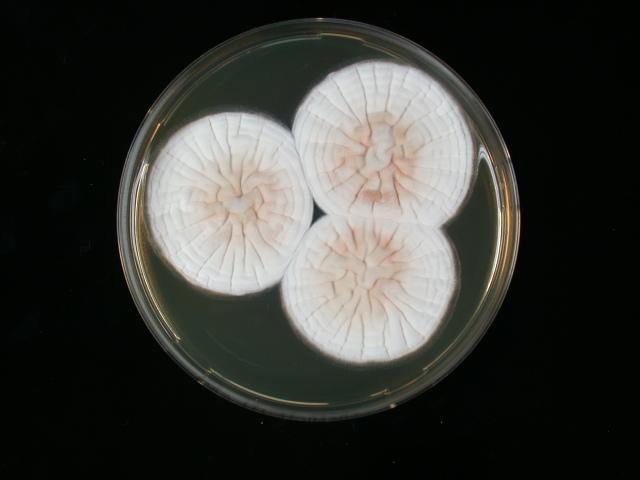
#> input picture new_data/YES/ob/Eupenicillium crustaceum_T479 YES ob.JPG, 1280 x 960 px (shown at 1/2 size)
$ python -i preprocessing.py   (imports and definitions only)
#> lines starting #> are read from the running program, lines starting #| are printed output that depends on the picture; after the words box and inside, x2 and y2 are one past the last pixel; in counts of white or black regions, pixels touching at a corner belong together
#> further down, picture is the input picture: shape (960, 1280, 3); mean B, G, R 54.5, 59.1, 57.9
from email.mime import image
from gettext import find
from hmac import new
from re import S
from matplotlib.pylab import f
from scipy.ndimage import gaussian_filter
from scipy.signal import find_peaks
import matplotlib.pyplot as plt
import os

import cv2
from matplotlib.pyplot import show
import numpy as np
from sklearn.cluster import KMeans


# [4 lines left out: function get_path, not called in this run]


def show_image(img, width=800):
    resized_img = cv2.resize(img, (1200,  800))

    while True:
        cv2.imshow('image', resized_img)
        key = cv2.waitKey(1) & 0xFF
        if key == ord('q') or cv2.getWindowProperty('image', cv2.WND_PROP_VISIBLE) < 1:
            break
    cv2.destroyAllWindows()


# [31 lines left out: functions determine_line, preprocess, draw_point, draw_circle, not called in this run]


def draw_contour(img, contour):
    cv2.drawContours(img, [contour], -1, (0, 255, 0), 3)


def determine_petri_dish(img):
    # tính histogram

    hist = cv2.calcHist([img], [0], None, [256], [0, 256])
#> hist = 256 values, max 188948 at index 1, min 1 at index 254, mean 4800
    hist = np.squeeze(hist)
    smooth_hist = gaussian_filter(hist, sigma=2)
#> smooth_hist = 256 values, max 138202.1 at index 0, min 11.06 at index 245, mean 4800
    peeks, _ = find_peaks(-smooth_hist, prominence=10, width=10)
#> peeks = [17, 117]
    threshold_value = peeks[0] - 5
#> threshold_value = 12
    # plt.plot(smooth_hist)
    # plt.plot(peeks, smooth_hist[peeks], "x")
    # plt.show()
    img = cv2.threshold(img, threshold_value, 255, cv2.THRESH_BINARY)[1]
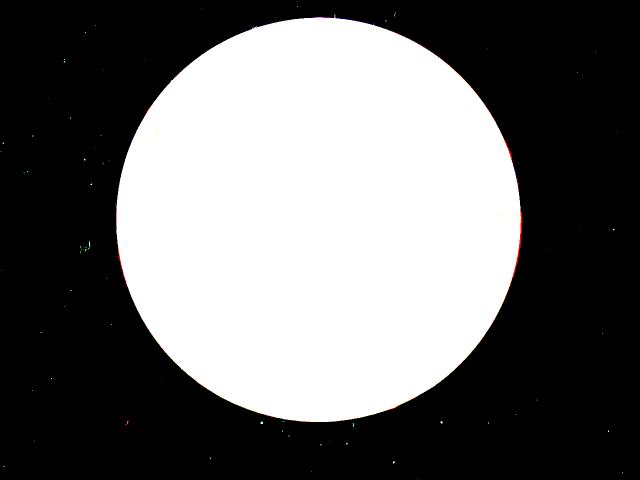
#> img: shape (960, 1280, 3) (shown at 1/2 size); mean of channels 0, 1, 2 106.7, 106.7, 106.9; drawn as B, G, R
    img = cv2.Canny(img, 90, 200)
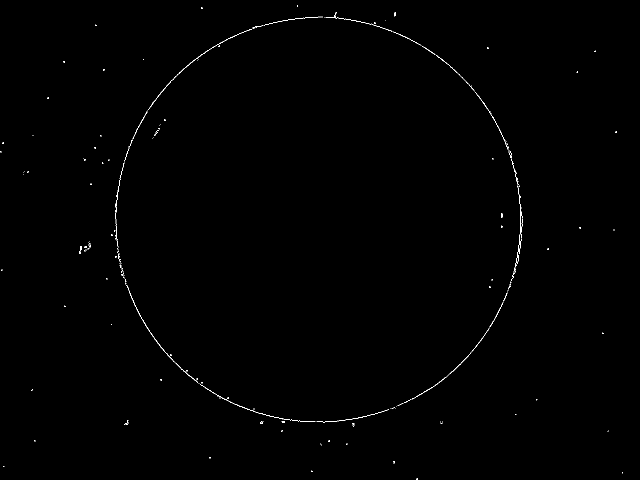
#> img: shape (960, 1280) (shown at 1/2 size); 0.29% white in thin lines or dots
    show_image(img)
#> in show_image, `resized_img = cv2.resize(img, (1200,  800))`:
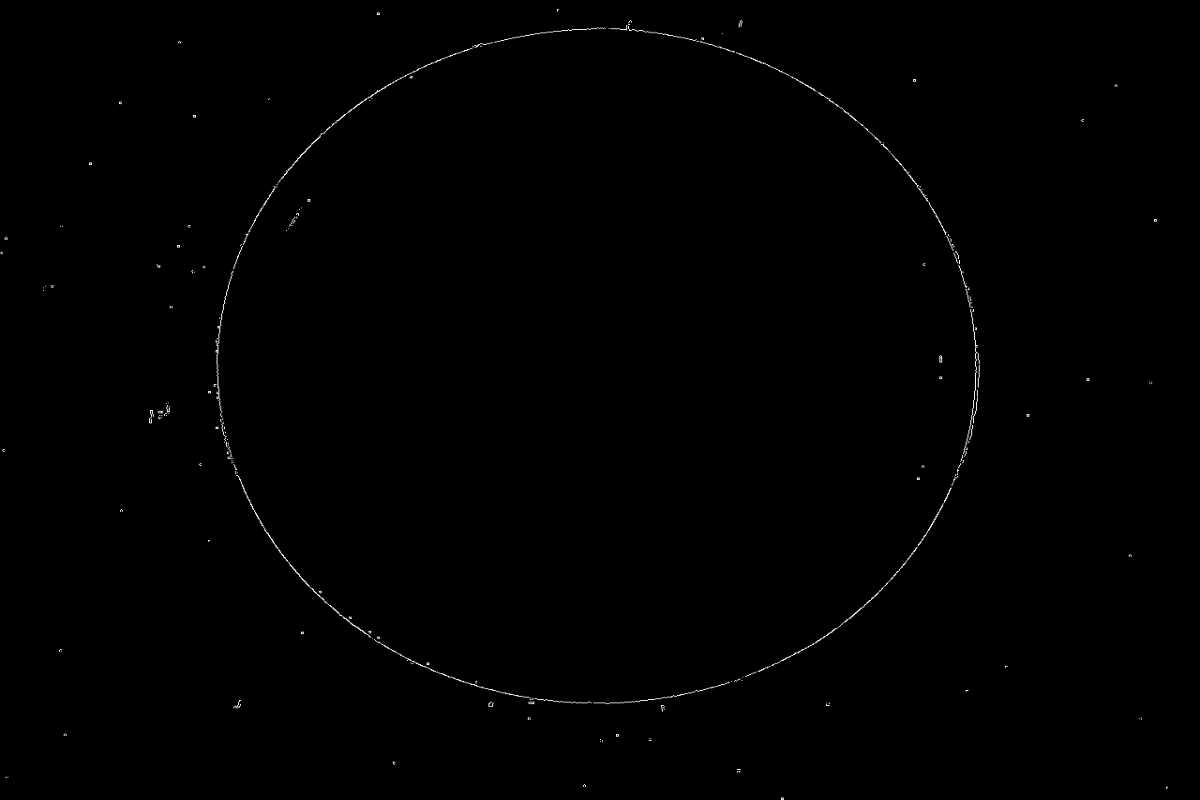
#> resized_img: shape (800, 1200); min 0, max 254, mean 0.7
#> (key q is pressed here)
    contours, hierarchy = cv2.findContours(
        img, cv2.RETR_EXTERNAL, cv2.CHAIN_APPROX_TC89_L1)
#> contours = 217 contours, 210 with area under 20; largest, box (x1, y1, x2, y2) and area: (252, 570, 396, 765) 112, (296, 58, 504, 220) 108, (823, 656, 979, 799) 104, (950, 184, 1010, 282) 48, (399, 767, 566, 838) 30, (872, 110, 921, 151) 26, (979, 604, 1007, 655) 24
    largest_contour = max(contours, key=cv2.contourArea)
#> largest_contour = contour of 109 points, box (x1, y1, x2, y2) (252, 570, 396, 765), area 112
    return largest_contour


# [392 lines left out: functions kmeans_clustering, determine_center_petri_dish, determine_colony, circle_intersection, extract_colony, histogram_distance and 1 more, not called in this run]

# CYA: 20, 27
# DG18: 3, 15, 56
# MEA: 26, 43, 54
# YES: 0, 6, 24, 41, 42, 44, 54


# [2 lines not run here, left out]

>>> import cv2
>>> picture = cv2.imread('new_data/YES/ob/Eupenicillium crustaceum_T479 YES ob.JPG')
>>> result = determine_petri_dish(picture)
#> result has the same summary as largest_contour in determine_petri_dish

$ run again, on new_data/YES/ob/discolor_T175 YES ob.jpg
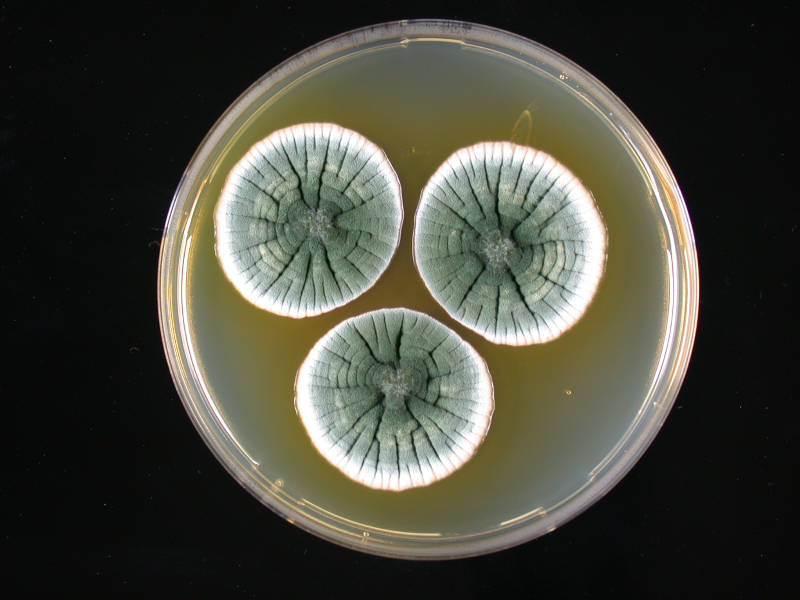
#> input picture new_data/YES/ob/discolor_T175 YES ob.jpg, 1600 x 1200 px (shown at 1/2 size)
#> picture is the input picture: shape (1200, 1600, 3); mean B, G, R 59.6, 70.8, 70.3
#> hist = 256 values, max 127752 at index 10, min 796 at index 0, mean 7500
#> smooth_hist = 256 values, max 106951.7 at index 10, min 1108.5 at index 25, mean 7500
#> peeks = [25, 63, 219]
#> threshold_value = 20
#> in determine_petri_dish, `img = cv2.Canny(img, 90, 200)`:
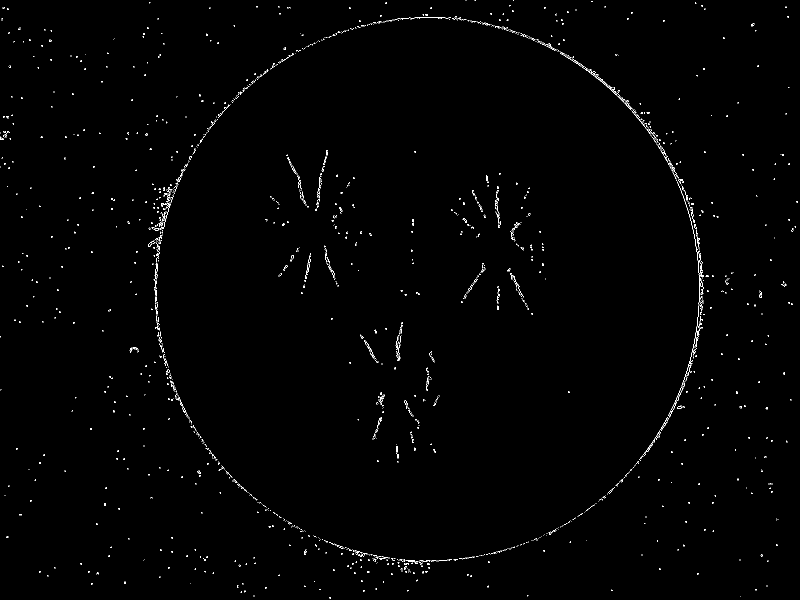
#> img: shape (1200, 1600) (shown at 1/2 size); 0.64% white in thin lines or dots
#> in show_image, `resized_img = cv2.resize(img, (1200,  800))`:
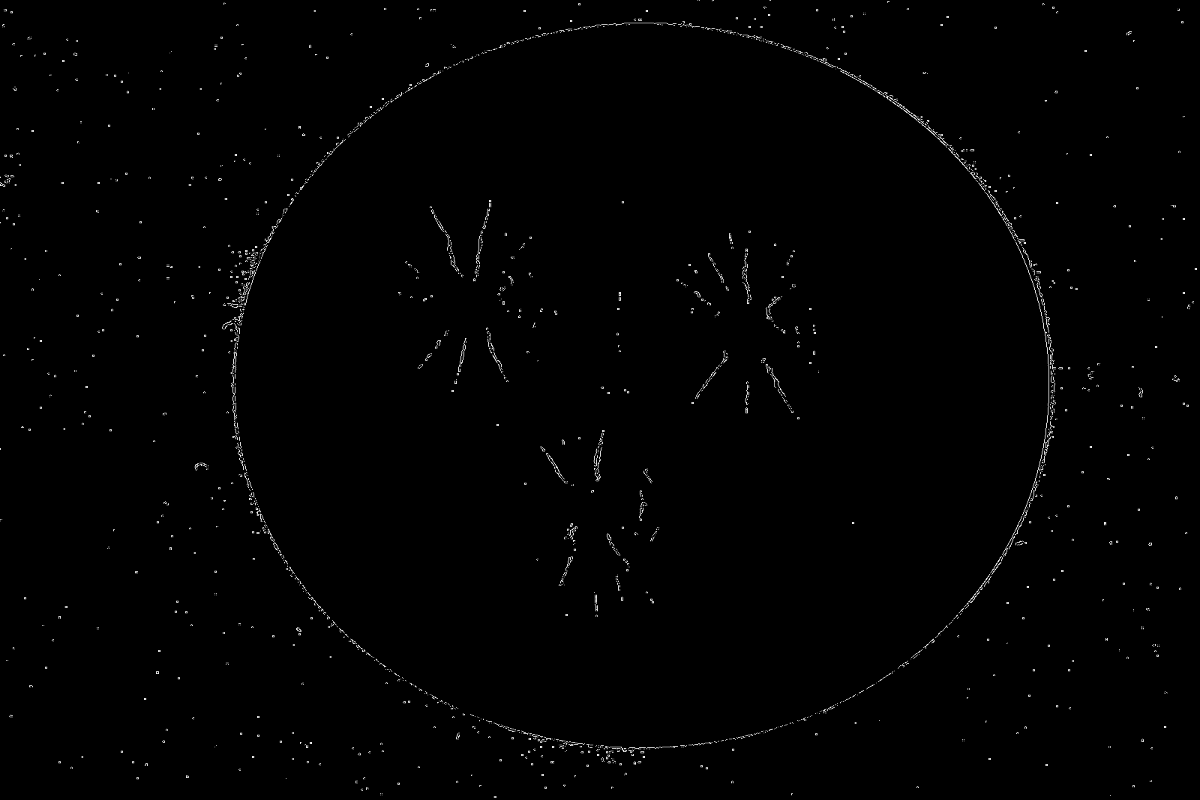
#> resized_img: shape (800, 1200); min 0, max 255, mean 1.6
#> contours = 2072 contours, 2065 with area under 20; largest, box (x1, y1, x2, y2) and area: (1181, 142, 1262, 220) 146, (1291, 861, 1320, 904) 31, (1393, 655, 1401, 677) 30, (1264, 222, 1293, 258) 30, (1250, 203, 1266, 219) 28, (925, 437, 934, 446) 27, (436, 209, 461, 236) 26
#> largest_contour = contour of 57 points, box (x1, y1, x2, y2) (1181, 142, 1262, 220), area 146
#> result has the same summary as largest_contour in determine_petri_dish

$ run again, on new_data/YES/ob/entromorphobium_T193 YES ob.jpg
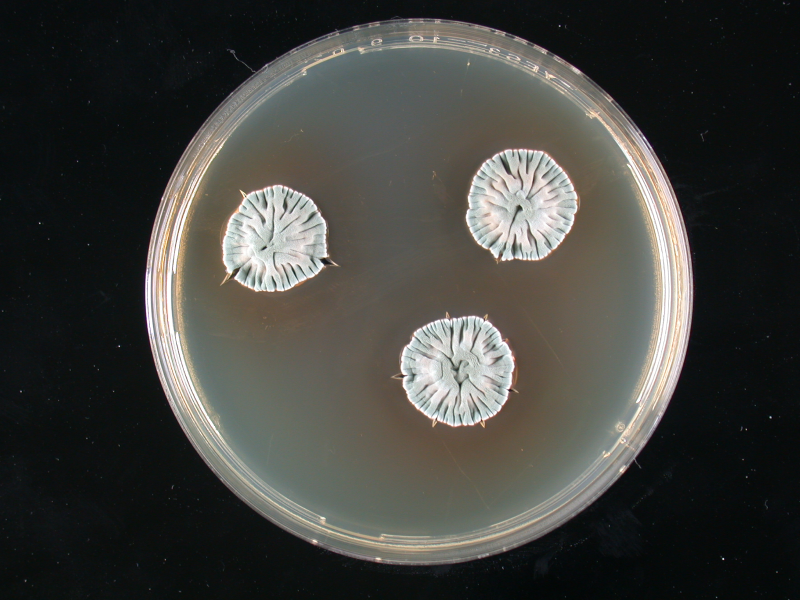
#> input picture new_data/YES/ob/entromorphobium_T193 YES ob.jpg, 1600 x 1200 px (shown at 1/2 size)
#> picture is the input picture: shape (1200, 1600, 3); mean B, G, R 62.8, 67, 66.9
#> hist = 256 values, max 114356 at index 14, min 12 at index 1, mean 7500
#> smooth_hist = 256 values, max 97466.4 at index 15, min 121 at index 0, mean 7500
#> peeks = [48, 178, 245]
#> threshold_value = 43
#> in determine_petri_dish, `img = cv2.Canny(img, 90, 200)`:
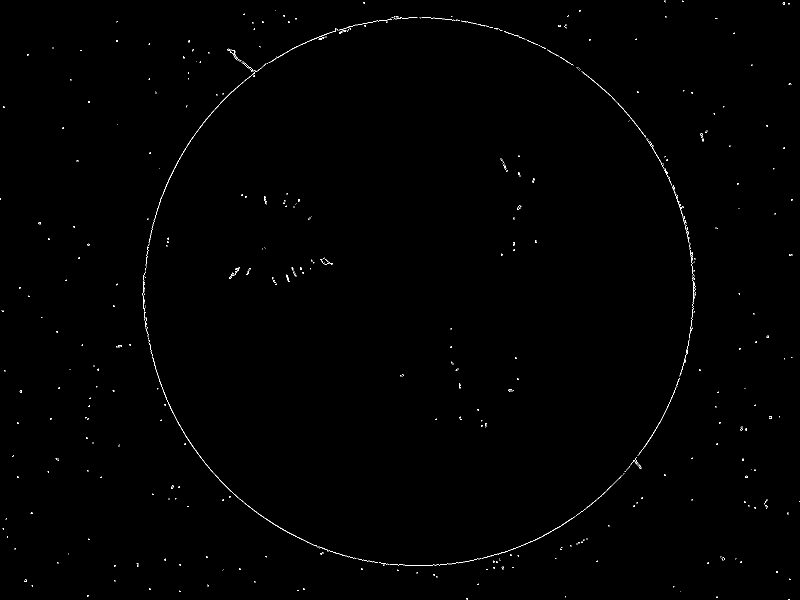
#> img: shape (1200, 1600) (shown at 1/2 size); 0.33% white in thin lines or dots
#> in show_image, `resized_img = cv2.resize(img, (1200,  800))`:
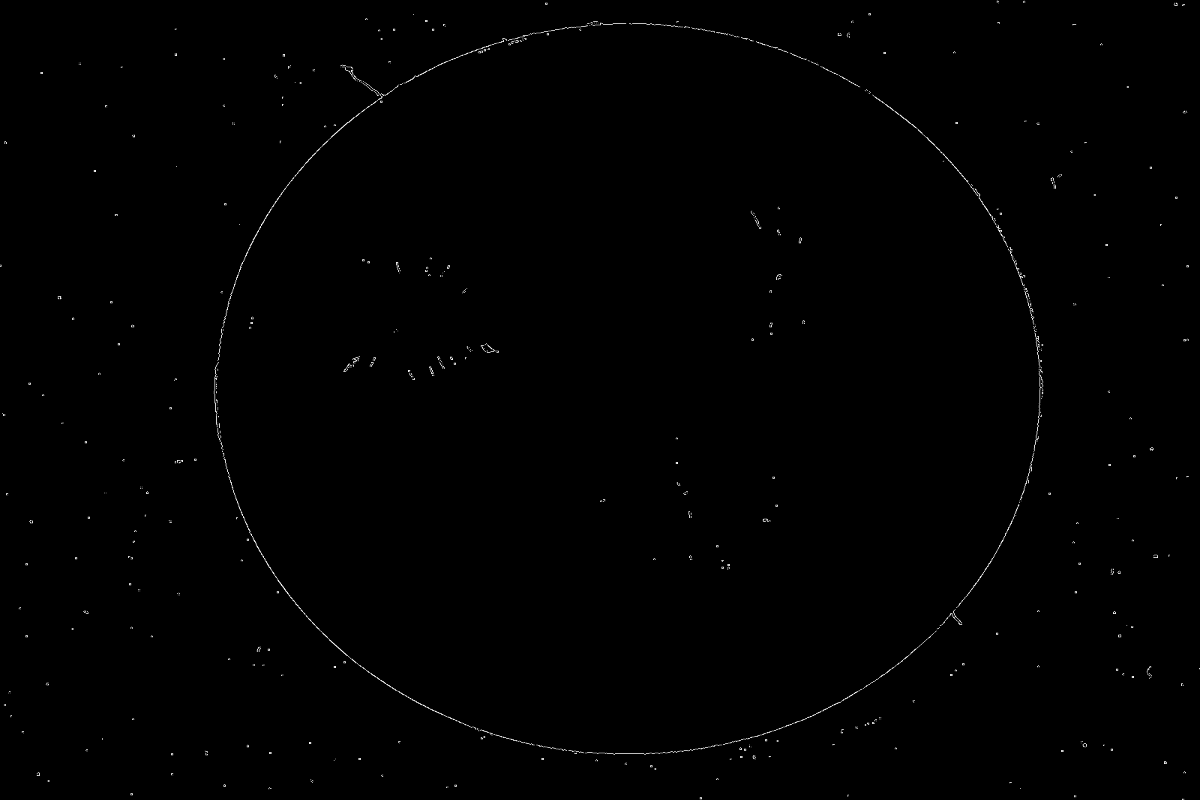
#> resized_img: shape (800, 1200); min 0, max 244, mean 0.9
#> contours = 631 contours, 623 with area under 20; largest, box (x1, y1, x2, y2) and area: (305, 713, 635, 1093) 193, (298, 146, 510, 487) 140, (1163, 142, 1291, 274) 68, (964, 1033, 1150, 1117) 54, (552, 57, 676, 115) 42, (1275, 773, 1353, 912) 39, (285, 543, 292, 622) 22, (573, 549, 578, 561) 21
#> largest_contour = contour of 216 points, box (x1, y1, x2, y2) (305, 713, 635, 1093), area 193
#> result has the same summary as largest_contour in determine_petri_dish

$ run again, on new_data/YES/ob/flavigenum_T213 YES ob.jpg
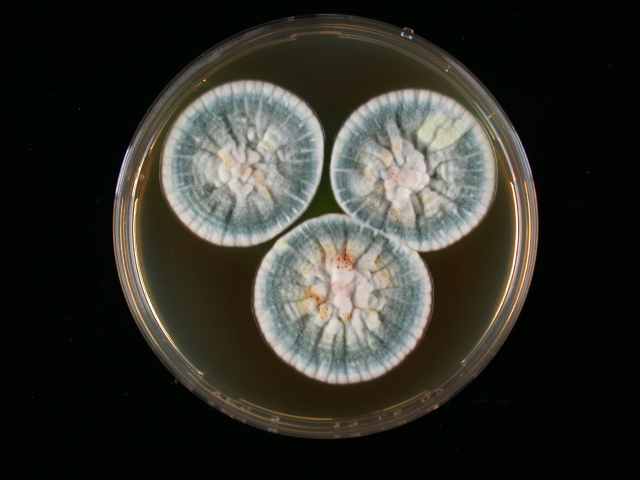
#> input picture new_data/YES/ob/flavigenum_T213 YES ob.jpg, 1280 x 960 px (shown at 1/2 size)
#> picture is the input picture: shape (960, 1280, 3); mean B, G, R 42.6, 49.2, 49.7
#> hist = 256 values, max 226672 at index 0, min 9 at index 229, mean 4800
#> smooth_hist = 256 values, max 161210.2 at index 0, min 22.27 at index 230, mean 4800
#> peeks = [89, 230]
#> threshold_value = 84
#> in determine_petri_dish, `img = cv2.Canny(img, 90, 200)`:
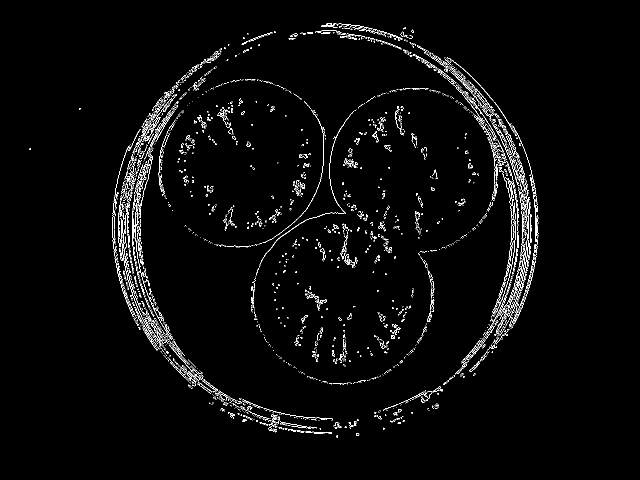
#> img: shape (960, 1280) (shown at 1/2 size); 2.3% white in thin lines or dots, all inside (x1, y1, x2, y2) = (59, 46, 1077, 875)
#> in show_image, `resized_img = cv2.resize(img, (1200,  800))`:
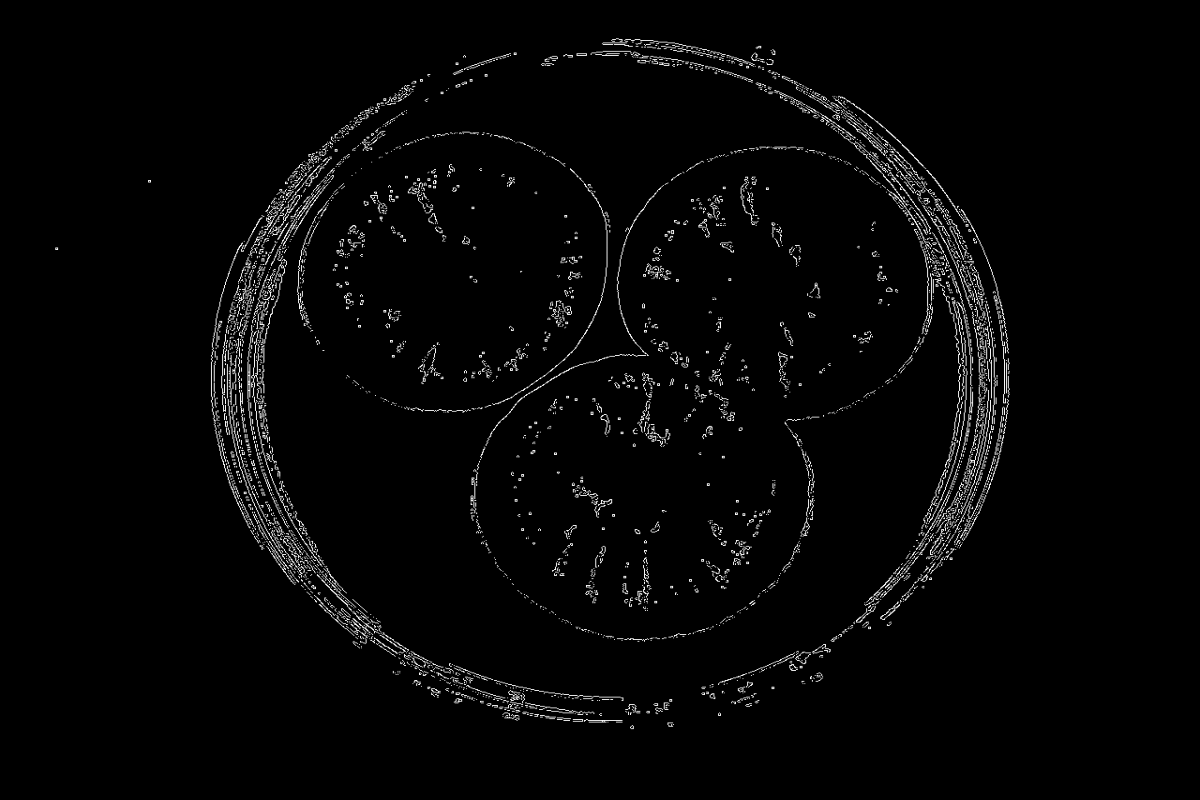
#> resized_img: shape (800, 1200); min 0, max 255, mean 5.8
#> contours = 3673 contours, 3616 with area under 20; largest, box (x1, y1, x2, y2) and area: (288, 234, 320, 283) 100, (939, 722, 960, 744) 85, (903, 144, 945, 187) 84, (287, 649, 315, 702) 69, (896, 160, 968, 247) 69
#> largest_contour = contour of 47 points, box (x1, y1, x2, y2) (288, 234, 320, 283), area 100
#> result has the same summary as largest_contour in determine_petri_dish
